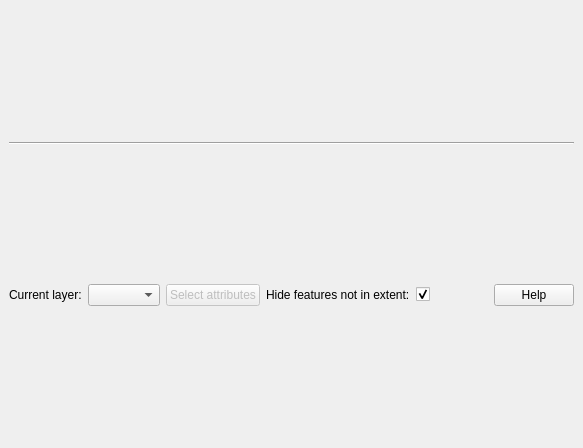
<?xml version="1.0" encoding="UTF-8"?>
<ui version="4.0">
 <class>ParallelCoordinatesDockWidget</class>
 <widget class="QDockWidget" name="ParallelCoordinatesDockWidget">
  <property name="geometry">
   <rect>
    <x>0</x>
    <y>0</y>
    <width>583</width>
    <height>448</height>
   </rect>
  </property>
  <property name="windowTitle">
   <string>Parallel coordinates</string>
  </property>
  <widget class="QWidget" name="dockWidgetContents">
   <layout class="QVBoxLayout" name="verticalLayout">
    <item>
     <widget class="Line" name="line">
      <property name="orientation">
       <enum>Qt::Horizontal</enum>
      </property>
     </widget>
    </item>
    <item>
     <layout class="QHBoxLayout" name="horizontalLayout">
      <property name="sizeConstraint">
       <enum>QLayout::SetMinimumSize</enum>
      </property>
      <item>
       <widget class="QLabel" name="currentLayerLabel">
        <property name="sizePolicy">
         <sizepolicy hsizetype="Fixed" vsizetype="Preferred">
          <horstretch>0</horstretch>
          <verstretch>0</verstretch>
         </sizepolicy>
        </property>
        <property name="maximumSize">
         <size>
          <width>16777215</width>
          <height>25</height>
         </size>
        </property>
        <property name="text">
         <string>Current layer:</string>
        </property>
       </widget>
      </item>
      <item>
       <widget class="QComboBox" name="layerComboBox">
        <property name="sizePolicy">
         <sizepolicy hsizetype="Expanding" vsizetype="Fixed">
          <horstretch>0</horstretch>
          <verstretch>0</verstretch>
         </sizepolicy>
        </property>
        <property name="maximumSize">
         <size>
          <width>200</width>
          <height>16777215</height>
         </size>
        </property>
        <property name="layoutDirection">
         <enum>Qt::LeftToRight</enum>
        </property>
       </widget>
      </item>
      <item>
       <widget class="QPushButton" name="selectAttributes">
        <property name="enabled">
         <bool>false</bool>
        </property>
        <property name="maximumSize">
         <size>
          <width>100</width>
          <height>23</height>
         </size>
        </property>
        <property name="text">
         <string>Select attributes</string>
        </property>
       </widget>
      </item>
      <item>
       <widget class="QLabel" name="label">
        <property name="sizePolicy">
         <sizepolicy hsizetype="Fixed" vsizetype="Preferred">
          <horstretch>0</horstretch>
          <verstretch>0</verstretch>
         </sizepolicy>
        </property>
        <property name="text">
         <string>Hide features not in extent:</string>
        </property>
       </widget>
      </item>
      <item>
       <widget class="QCheckBox" name="hideInvisibleFeaturesCheckBox">
        <property name="sizePolicy">
         <sizepolicy hsizetype="Fixed" vsizetype="Fixed">
          <horstretch>0</horstretch>
          <verstretch>0</verstretch>
         </sizepolicy>
        </property>
        <property name="text">
         <string/>
        </property>
        <property name="checked">
         <bool>true</bool>
        </property>
       </widget>
      </item>
      <item>
       <spacer name="horizontalSpacer_2">
        <property name="orientation">
         <enum>Qt::Horizontal</enum>
        </property>
        <property name="sizeHint" stdset="0">
         <size>
          <width>40</width>
          <height>20</height>
         </size>
        </property>
       </spacer>
      </item>
      <item>
       <widget class="QPushButton" name="helpPushButton">
        <property name="text">
         <string>Help</string>
        </property>
       </widget>
      </item>
     </layout>
    </item>
   </layout>
  </widget>
 </widget>
 <resources/>
 <connections/>
</ui>
